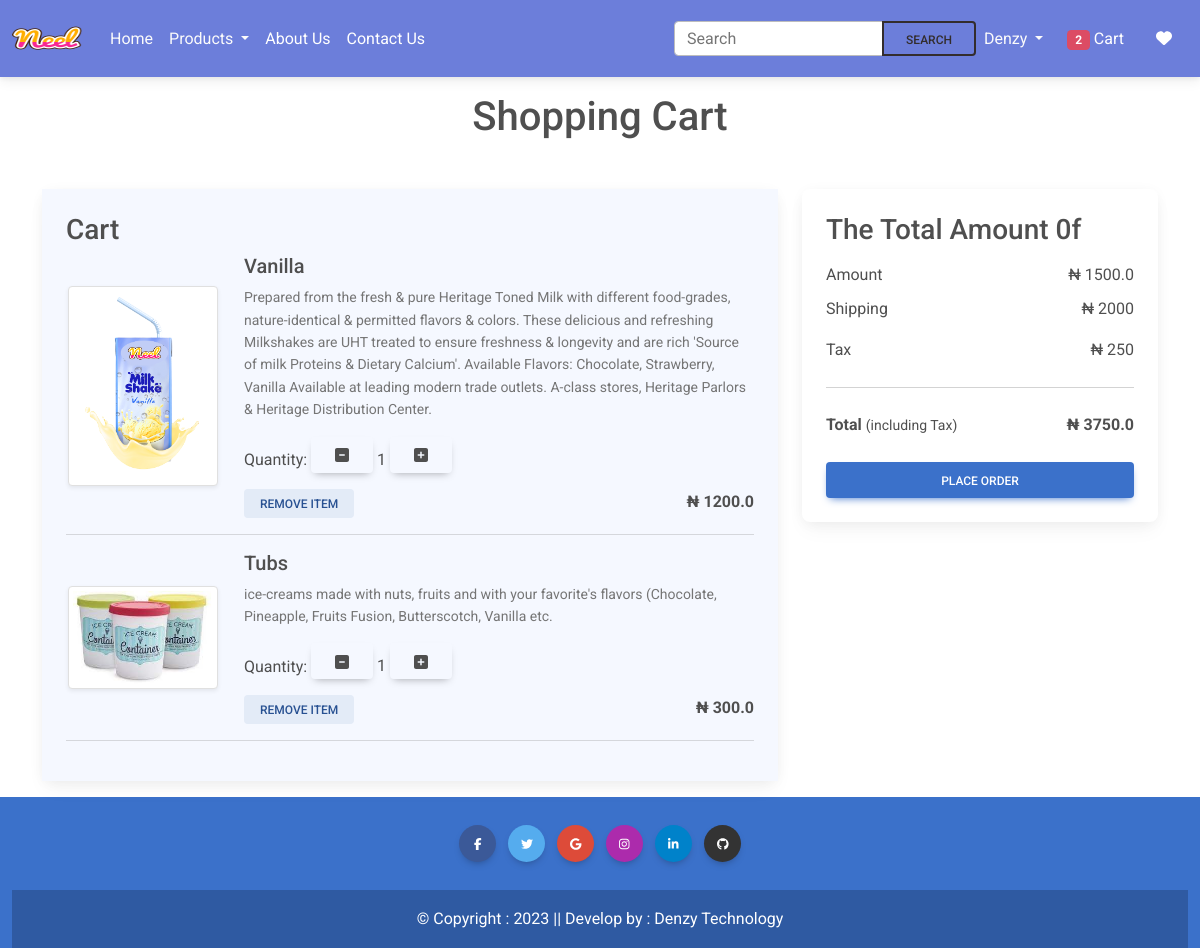
The page /cart/ (signed in) on the database as committed earlier.
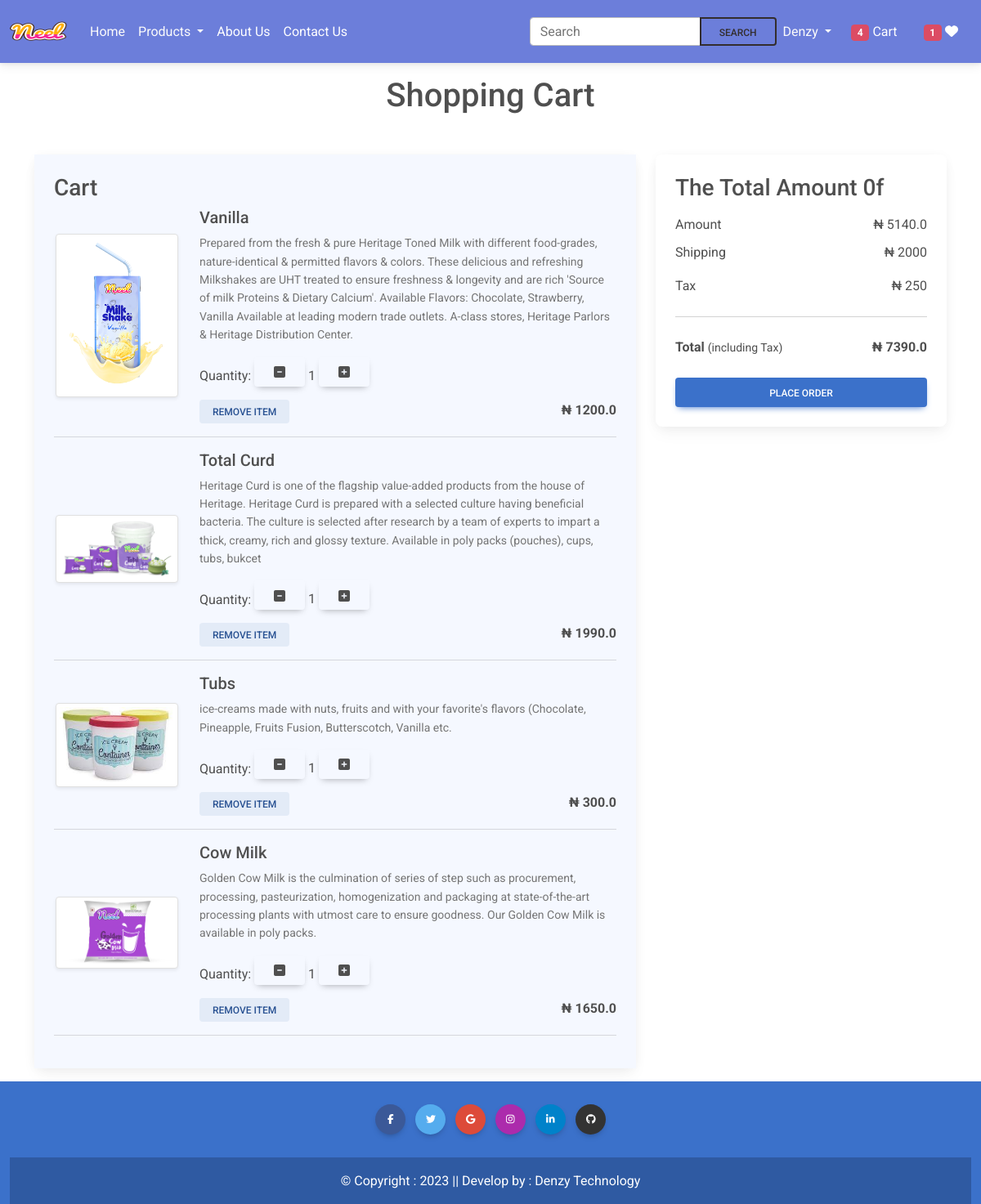
The same page on the database as committed later.
### app/models.py (models this page shows, shortened)
class Cart(models.Model):
    user = models.ForeignKey(User,on_delete=models.CASCADE)
    product = models.ForeignKey(Product,on_delete=models.CASCADE)
    quantity = models.PositiveIntegerField(default=1)

class Product(models.Model):
   title = models.CharField(max_length=100)
   selling_price = models.FloatField()
   discounted_price = models.FloatField()
   description = models.TextField()
   composition = models.TextField(default='')
   prodapp = models.TextField(default='')
   category = models.CharField(choices=CATEGORY_CHOICES,max_length=2)
   product_image = models.ImageField(upload_to = 'product')

### app/views.py (the view)
# urls.py: path('cart/', views.show_cart, name='showcart'),
def show_cart(request):
    user = request.user
    cart = Cart.objects.filter(user=user)
    amount= 0
    for p in cart:
        value = p.quantity * p.product.discounted_price
        tax = 250
        amount = amount + value
    totalamount = amount + 2000 + tax
    totalitem = 0
    wishitem = 0
    if request.user.is_authenticated:
        totalitem = len(Cart.objects.filter(user=request.user))
        wishitem = len(Wishlist.objects.filter(user=request.user))
    return render(request, 'app/addtocart.html', locals())

### app/templates/app/addtocart.html (shortened to what this page needs)
{% extends 'app/base.html' %}
{% load static %}
{% block main-content %}
<div class="container my-3">
    <div class="row">
        {% if cart %}
        <h1 class="text-center mb-5">Shopping Cart</h1>
        <div class="col-sm-8">
            <div class="card">
                <div class="card-body" style="background-color:#f5f8ff;">
                    <h3>Cart</h3>
                    {% for item in cart %}
                    <div class="row">
                        <div class="col-sm-3 text-center align-self-center"><img src="{{item.product.product_image.url}}" alt="" srcset="" class="img-fluid img-thumbnail shadow-sm" height="150" width="150"></div>
                        <div class="col-sm-9">
                            <div>
                                <h5>{{item.product.title}}</h5>
                                <p class="mb-2 text-muted small">{{item.product.description}}</p>
                                <div class="my-3">
                                    <label for="quantity">Quantity:</label>
                                    <a class="minus-cart btn" pid={{item.product.id}}><i class="fas fa-minus-square fa-lg"></i></a>
                                        <span id="quantity">{{item.quantity}}</span>
                                    <a class="plus-cart btn" pid={{item.product.id}}><i class="fas fa-plus-square fa-lg"></i></a>
                                </div>
                                <div class="d-flex justify-content-between">
                                    <a href="#" class="remove-cart btn btn-sm btn-secondary mr-3" pid={{item.product.id}}>Remove item </a>
                                    <p class="mb-0"><span><strong>₦ {{item.product.discounted_price}}</strong></span></p>
                                </div>
                            </div>
                        </div>
                    </div>
                    <hr class="text-muted">
                    {% endfor %}
                </div>
            </div>
        </div>
        <div class="col-sm-4">
            <div class="card" >
                <div class="card-body">
                    <ul class="list-group">
                        <h3>The Total Amount 0f</h3>
                        <li class="list-group-item d-flex justify-content-between align-items-center border-0 px-0 pb-0">Amount <span id="amount">₦ {{amount}}</span></li>
                        <li class="list-group-item d-flex justify-content-between align-items-center border-0 px-0 ">Shipping <span>₦ 2000</span></li>
                        <li class="list-group-item d-flex justify-content-between align-items-center border-0 px-0 ">Tax <span>₦ 250</span></li>
                        <hr>
                        <li class="list-group-item d-flex justify-content-between align-items-center border-0 px-0 mb-3">
                            <div>
                                <strong>Total</strong> <small>(including Tax)</small>
                            </div>
                                <span id="totalamount"><strong>₦ {{totalamount}}</strong></span>
                        </li>
                    </ul>
                    <div class="d-grid"><a href="{%  url 'checkout' %}" class="btn btn-primary">Place Order</a></div>
                </div>
            </div>
        </div>
        {% else %}
            <h1 class="text-center mb-5">Cart is Empty</h1>
        {% endif %}
    </div>
</div>
{% endblock main-content %}

### app/templates/app/base.html (shortened to what this page needs)
<!DOCTYPE html>
{% load static %}
<html lang="en">
  <head>
    <link
      href="https://cdnjs.cloudflare.com/ajax/libs/font-awesome/6.0.0/css/all.min.css"
      rel="stylesheet"
    />
    <link
      href="https://cdnjs.cloudflare.com/ajax/libs/mdb-ui-kit/6.2.0/mdb.min.css"
      rel="stylesheet"
    />
    <link rel="stylesheet" href="{% static 'app/css/all.min.css' %}"/>
    <link rel="stylesheet" href="{% static 'app/css/owl.carousel.min.css' %}"/>
    <link rel="stylesheet" href="{% static 'app/css/style.css' %}"/>
  </head>
  <body>
    <nav class="navbar navbar-expand-lg navbar-light" style="background-color: #6C7EDA;">
      <div class="container-fluid">
        <a class="navbar-brand" href="#">
          <img src="{% static 'app/images/products/Neel.png' %}" width= '70' height="50">
        </a>
        <div class="collapse navbar-collapse" id="navbarTogglerDemo03">
          <ul class="navbar-nav me-auto mb-2 mb-lg-0">
            {% if request.user.is_authenticated %}
            <li class="nav-item">
              <a class="nav-link active text-light" aria-current="page" href="/">Home</a>
            </li>
            <li class="nav-item dropdown">
              <a
              class="nav-link dropdown-toggle text-light "
              href="#"
              id="navbarDropdown"
              role="button"
              data-mdb-toggle="dropdown"
              aria-expanded="false"
              >
              Products
            </a>
          </li>
          <li class="nav-item">
            <a class="nav-link text-white" href="{% url 'about' %}">About Us</a>
          </li>
          <li class="nav-item">
            <a class="nav-link text-white" href="{% url 'contact'  %}">Contact Us</a>
          </li>
          </ul>
          <form class="d-flex input-group w-auto" action="/search">
            <input
              type="search"
              class="form-control"
              placeholder="Search"
              aria-label="Search"
              name="search"
            />
            <button
              class="btn btn-outline-dark"
              type="submit"
              data-mdb-ripple-color="dark"
            >
              Search
            </button>
          </form>
        </div>
        <ul class="navbar-nav me-auto mb-2 mb-lg-0">
          <li class="nav-item dropdown">
            <a
            class="nav-link dropdown-toggle text-light "
            href="#"
            id="navbarDropdown"
            role="button"
            data-mdb-toggle="dropdown"
            aria-expanded="false"
            >
            Denzy
          </a>
          <li class="nav-item mx-2">
            <a href="{%  url 'showcart' %}" class="nav-link text-white"> <span class="badge bg-danger">{%if totalitem > 0 %}{{totalitem}} {% endif %}</span>   Cart</a>
          </li>
          <li class="nav-item mx-2">
            <a href="#" class="nav-link text-white"><span class="badge bg-danger">{% if wishitem > 0 %} {{wishitem}} {% endif %}</span>  <i class="fa fa-heart"></i></a>
          </li>
          {% endif %}
        </ul>
      </div>
    </nav>
    {% block main-content %}
    {% endblock main-content %}
      <footer class=" container-fluid bg-primary  text-center text-white">
        <div class="container p-4 pb-0">
          <section class="mb-4">
            <a
              class="btn text-white btn-floating m-1"
              style="background-color: #3b5998;"
              href="#!"
              role="button"
              ><i class="fab fa-facebook-f m-2"></i
            ></a>
            <a
              class="btn text-white btn-floating m-1"
              style="background-color: #55acee;"
              href="#!"
              role="button"
              ><i class="fab fa-twitter m-2"></i
            ></a>
            <a
              class="btn text-white btn-floating m-1"
              style="background-color: #dd4b39;"
              href="#!"
              role="button"
              ><i class="fab fa-google m-2"></i
            ></a>
            <a
              class="btn text-white btn-floating m-1"
              style="background-color: #ac2bac;"
              href="#!"
              role="button"
              ><i class="fab fa-instagram m-2"></i
            ></a>
            <a
              class="btn text-white btn-floating m-1"
              style="background-color: #0082ca;"
              href="#!"
              role="button"
              ><i class="fab fa-linkedin-in m-2"></i
            ></a>
            <a
              class="btn text-white btn-floating m-1"
              style="background-color: #333333;"
              href="#!"
              role="button"
              ><i class="fab fa-github m-2"></i
            ></a>
          </section>
        </div>
        <div class="text-center p-3" style="background-color: rgba(0, 0, 0, 0.2);">
          © Copyright : 2023 || Develop by : Denzy Technology
        </div>
      </footer>
  </body>
</html>

Rows that differ between the two databases and show on the page:
added Cart: product.product_image (picture), product "Total Curd", product.description "Heritage Curd is one of the flagship value-added products from the house of Heritage. Heritage Curd is prepared with a selected culture having beneficial bacteria. The culture is selected after research by a team of experts to impart a thick, creamy, rich and glossy texture. Available in poly packs (pouches), cups, tubs, bukcet", quantity "1", product.discounted_price "1990.0"
added Cart: product.product_image (picture), product "Cow Milk", product.description "Golden Cow Milk is the culmination of series of step such as procurement, processing, pasteurization, homogenization and packaging at state-of-the-art processing plants with utmost care to ensure goodness. Our Golden Cow Milk is available in poly packs.", quantity "1", product.discounted_price "1650.0"
Other text that changed with them:
{{ totalitem }}: "2" → "4"
{{ wishitem }}: (not shown) → "1"
{{ amount }}: "1500.0" → "5140.0"
{{ totalamount }}: "3750.0" → "7390.0"
